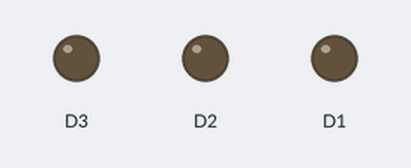
Simulated run of this sketch. Board: ESP8266 (NodeMCU). On the bench: output pins drawn as LEDs (lit = HIGH). WiFi joins after 1.5 s; servers stay silent unless stated; what the sketch prints to the serial monitor is not drawn.

Above: at 0.1 s.
At 1.6 s:
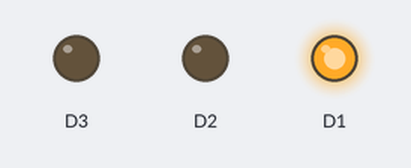
Timing chart, 0 to 3.1 s (numbered marks = the images above):
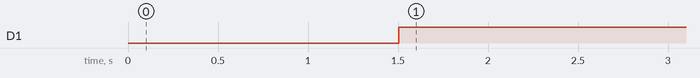

Measured:
- by itself, D1: LOW → HIGH at 1.5 s

The sketch:

ElegantOTA.ino
```cpp
#if defined(ESP8266)
  #include <ESP8266WiFi.h>
  #include <WiFiClient.h>
  #include <ESP8266WebServer.h>
#elif defined(ESP32)
  #include <WiFi.h>
  #include <WiFiClient.h>
  #include <WebServer.h>
#elif defined(TARGET_RP2040)
  #include <WiFi.h>
  #include <WebServer.h>
#endif

#include <ElegantOTA.h>

const char* ssid = "";
const char* password = "";

#if defined(ESP8266)
  ESP8266WebServer server(80);
#elif defined(ESP32)
  WebServer server(80);
#elif defined(TARGET_RP2040)
  WebServer server(80);
#endif

unsigned long ota_progress_millis = 0;

void onOTAStart() {
  // Log when OTA has started
  Serial.println("OTA update started!");
  // <Add your own code here>
}

void onOTAProgress(size_t current, size_t final) {
  // Log every 1 second
  if (millis() - ota_progress_millis > 1000) {
    ota_progress_millis = millis();
    Serial.printf("OTA Progress Current: %u bytes, Final: %u bytes\n", current, final);
  }
}

void onOTAEnd(bool success) {
  // Log when OTA has finished
  if (success) {
    Serial.println("OTA update finished successfully!");
  } else {
    Serial.println("There was an error during OTA update!");
  }
  // <Add your own code here>
}

void setup(void) {
  Serial.begin(9600);
  WiFi.mode(WIFI_STA);
  WiFi.begin(ssid, password);
  Serial.println("");
  pinMode(D1, OUTPUT);
  pinMode(D2, OUTPUT);
  pinMode(D3, OUTPUT);


  // Wait for connection
  while (WiFi.status() != WL_CONNECTED) {
    delay(500);
    Serial.print(".");
  }
  Serial.println("");
  Serial.print("Connected to ");
  Serial.println(ssid);
  Serial.print("IP address: ");
  Serial.println(WiFi.localIP());

  server.on("/", []() {
    server.send(200, "text/plain", "deshraj maderchod");
  });

  ElegantOTA.begin(&server);    // Start ElegantOTA
  ElegantOTA.setAuth("admin", "admin");
  // ElegantOTA callbacks
  ElegantOTA.onStart(onOTAStart);
  ElegantOTA.onProgress(onOTAProgress);
  ElegantOTA.onEnd(onOTAEnd);

  server.begin();
  Serial.println("HTTP server started");
}

void loop(void) {
  server.handleClient();
  ElegantOTA.loop();
  digitalWrite(D1, 1);
  digitalWrite(D2, 0);
}
```
